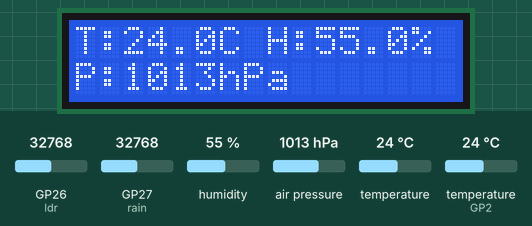
This program was run on a simulated Raspberry Pi Pico running MicroPython. On the bench: 16×2 character LCD. The inputs (shaded band) are chosen by the test bench; at power-on: GP27 (rain) = 32768, humidity 55 %, air pressure 1013 hPa, GP26 (ldr) = 32768, temperature 24 °C, temperature (sensor on GP2) 24 °C (analog values on the 0–65535 scale). What the program prints to the serial console is not drawn.

Above: at 3.3 s.
3.4 s: GP27 (rain) set to 35655
At 12.4 s:
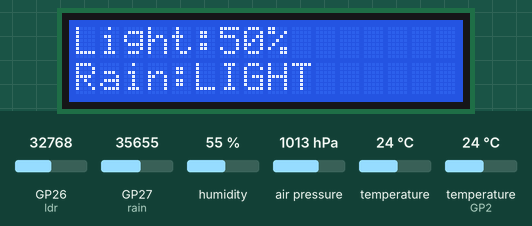
12.7 s: GP27 (rain) set to 49504
19.5 s: GP27 (rain) set to 50688
At 23.8 s:
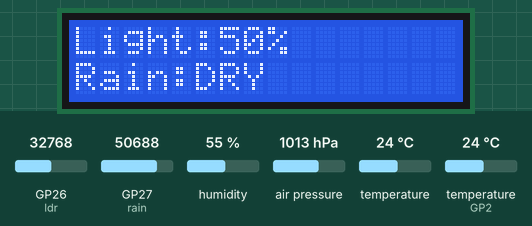
30.9 s: GP27 (rain) set to 14345
At 36.2 s:
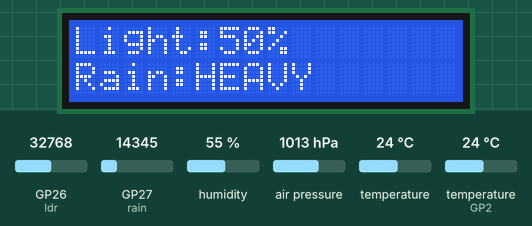
42.9 s: humidity set to 22 %
At 45.7 s:
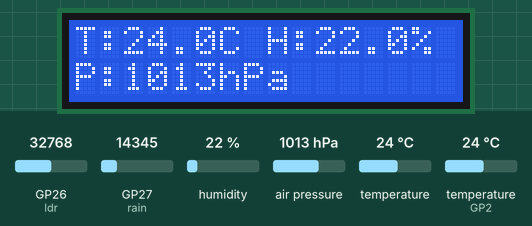
49.7 s: air pressure set to 952 hPa
At 51.3 s:
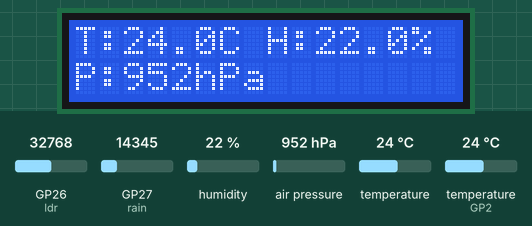
Timing chart, 0 to 52.8 s (numbered marks = the images above; inputs shaded):
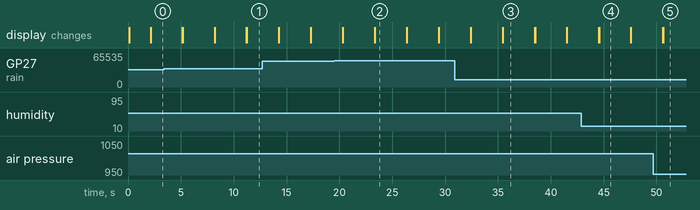

The program:

main.py
```python
from machine import Pin, I2C, ADC
from time import sleep
import dht
import bmp280

# ==========================================
# DHT22
# DATA -> GP2, Physical Pin 4
# ==========================================

dht_sensor = dht.DHT22(Pin(2))


# ==========================================
# BMP280
# SDA -> GP4, Physical Pin 6
# SCL -> GP5, Physical Pin 7
# Address -> 0x76
# ==========================================

i2c_bmp = I2C(
    0,
    scl=Pin(5),
    sda=Pin(4),
    freq=400000
)

bmp = bmp280.BMP280(i2c_bmp, 0x76)


# ==========================================
# LCD 16x2 I2C
# SDA -> GP6, Physical Pin 9
# SCL -> GP7, Physical Pin 10
# ==========================================

i2c_lcd = I2C(
    1,
    scl=Pin(7),
    sda=Pin(6),
    freq=400000
)

LCD_ADDR = 0x27

LCD_BACKLIGHT = 0x08
LCD_ENABLE = 0x04


# ==========================================
# LDR
# GP26 / ADC0 / Physical Pin 31
# ==========================================

ldr = ADC(Pin(26))


# ==========================================
# RAIN SENSOR
# GP27 / ADC1 / Physical Pin 32
# ==========================================

rain = ADC(Pin(27))


# ==========================================
# LCD FUNCTIONS
# ==========================================

def lcd_pulse(data):

    i2c_lcd.writeto(
        LCD_ADDR,
        bytes([data | LCD_ENABLE | LCD_BACKLIGHT])
    )

    i2c_lcd.writeto(
        LCD_ADDR,
        bytes([
            (data & ~LCD_ENABLE) | LCD_BACKLIGHT
        ])
    )


def lcd_send(data, mode):

    high = data & 0xF0
    low = (data << 4) & 0xF0

    lcd_pulse(high | mode)
    lcd_pulse(low | mode)


def lcd_cmd(cmd):

    lcd_send(cmd, 0)


def lcd_data(data):

    lcd_send(data, 1)


def lcd_clear():

    lcd_cmd(0x01)
    sleep(0.002)


def lcd_init():

    sleep(0.05)

    lcd_pulse(0x30)
    sleep(0.01)

    lcd_pulse(0x30)
    sleep(0.01)

    lcd_pulse(0x30)
    sleep(0.01)

    lcd_pulse(0x20)

    lcd_cmd(0x28)
    lcd_cmd(0x0C)
    lcd_cmd(0x06)

    lcd_clear()


def lcd_print(text, row):

    if row == 0:
        lcd_cmd(0x80)
    else:
        lcd_cmd(0xC0)

    text = str(text)
    text = text[:16]

    for char in text:
        lcd_data(ord(char))

    for i in range(16 - len(text)):
        lcd_data(ord(' '))


# ==========================================
# RAIN STATUS
# ==========================================

def get_rain_status(value):

    if value > 50000:
        return "DRY"

    elif value > 35000:
        return "LIGHT"

    elif value > 15000:
        return "MEDIUM"

    else:
        return "HEAVY"


# ==========================================
# LCD START
# ==========================================

lcd_init()

lcd_clear()
lcd_print("MINI WEATHER", 0)
lcd_print("STATION", 1)

sleep(2)


# ==========================================
# MAIN LOOP
# ==========================================

while True:

    try:

        # --------------------------------------
        # DHT22
        # --------------------------------------

        dht_sensor.measure()

        temperature = dht_sensor.temperature()
        humidity = dht_sensor.humidity()


        # --------------------------------------
        # BMP280
        # --------------------------------------

        bmp_temperature = bmp.temperature
        pressure = bmp.pressure / 100


        # --------------------------------------
        # LDR
        # --------------------------------------

        ldr_value = ldr.read_u16()

        light_percent = int(
            ldr_value * 100 / 65535
        )


        # --------------------------------------
        # RAIN SENSOR
        # --------------------------------------

        rain_value = rain.read_u16()

        # IMPORTANT: brackets are required
        rain_status = get_rain_status(rain_value)


        # ======================================
        # SERIAL OUTPUT
        # ======================================

        print()
        print("==============================")
        print("    MINI WEATHER STATION")
        print("==============================")

        print(
            "Temperature:",
            temperature,
            "C"
        )

        print(
            "Humidity:",
            humidity,
            "%"
        )

        print(
            "BMP280 Temp:",
            bmp_temperature,
            "C"
        )

        print(
            "Pressure:",
            pressure,
            "hPa"
        )

        print(
            "LDR ADC:",
            ldr_value
        )

        print(
            "Light:",
            light_percent,
            "%"
        )

        print(
            "Rain ADC:",
            rain_value
        )

        print(
            "Rain Status:",
            rain_status
        )

        print("==============================")


        # ======================================
        # LCD SCREEN 1
        # ======================================

        lcd_clear()

        lcd_print(
            "T:{:.1f}C H:{:.1f}%".format(
                temperature,
                humidity
            ),
            0
        )

        lcd_print(
            "P:{:.0f}hPa".format(
                pressure
            ),
            1
        )

        sleep(3)


        # ======================================
        # LCD SCREEN 2
        # ======================================

        lcd_clear()

        lcd_print(
            "Light:{}%".format(
                light_percent
            ),
            0
        )

        lcd_print(
            "Rain:{}".format(
                rain_status
            ),
            1
        )

        sleep(3)


    except Exception as e:

        print("ERROR:", e)

        lcd_clear()

        lcd_print(
            "SENSOR ERROR",
            0
        )

        lcd_print(
            "CHECK WIRING",
            1
        )

        sleep(2)
```

Measured:
- the behaviour switches between 50000 and 50016 on GP27 (rain) (found by bisection; images 1 and 2)
- after the input at 3.4 s, the display: first differs from a run without the input after 7.8 s (image 1)
- after the input at 19.5 s, the display: first differs from a run without the input after 3.8 s (image 2)
- after the input at 30.9 s, the display: first differs from a run without the input after 4.6 s (image 3)
- what the display in image 2 shows lasts 3.1 s, from 23.3 s to 26.4 s
